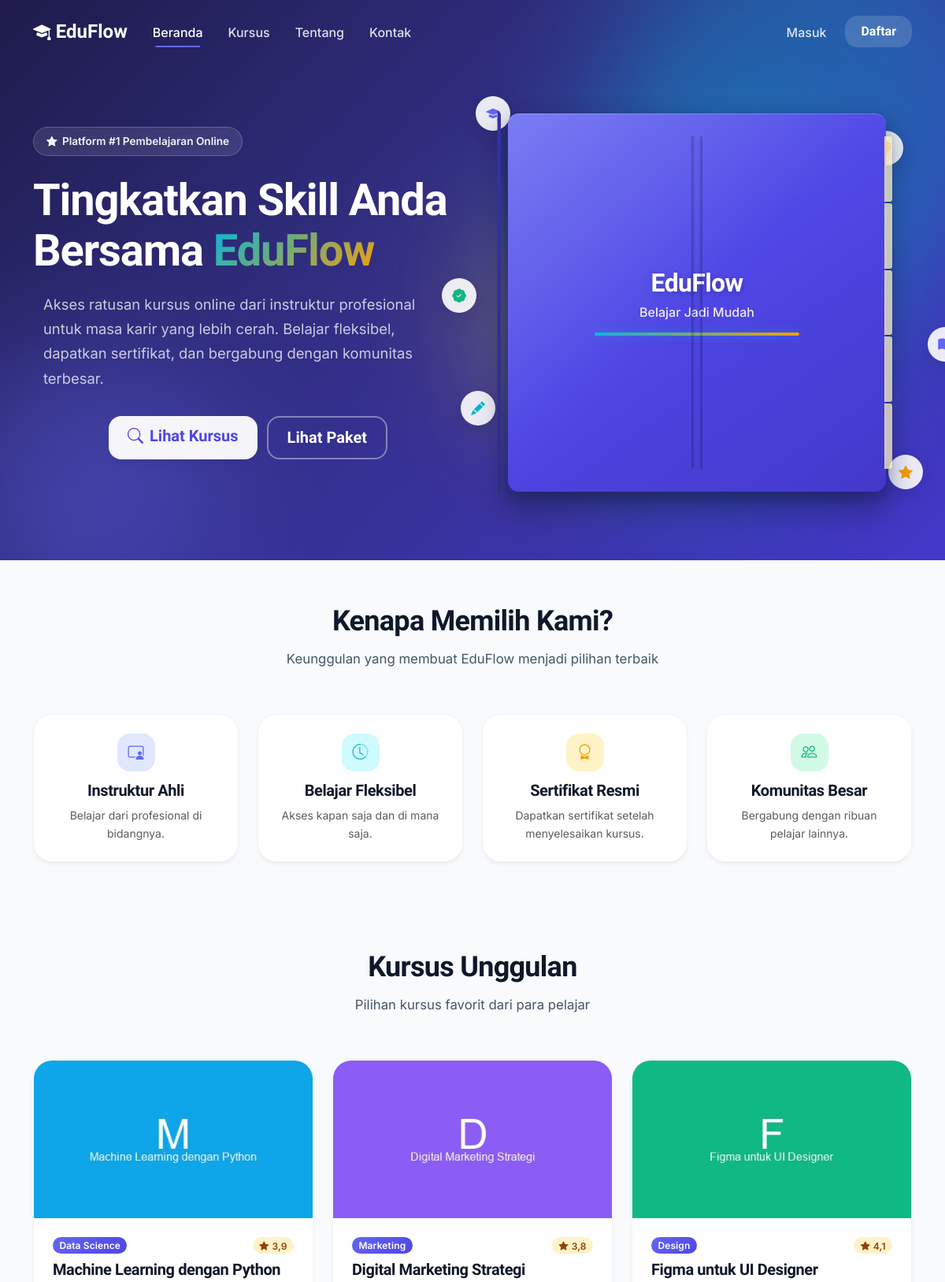
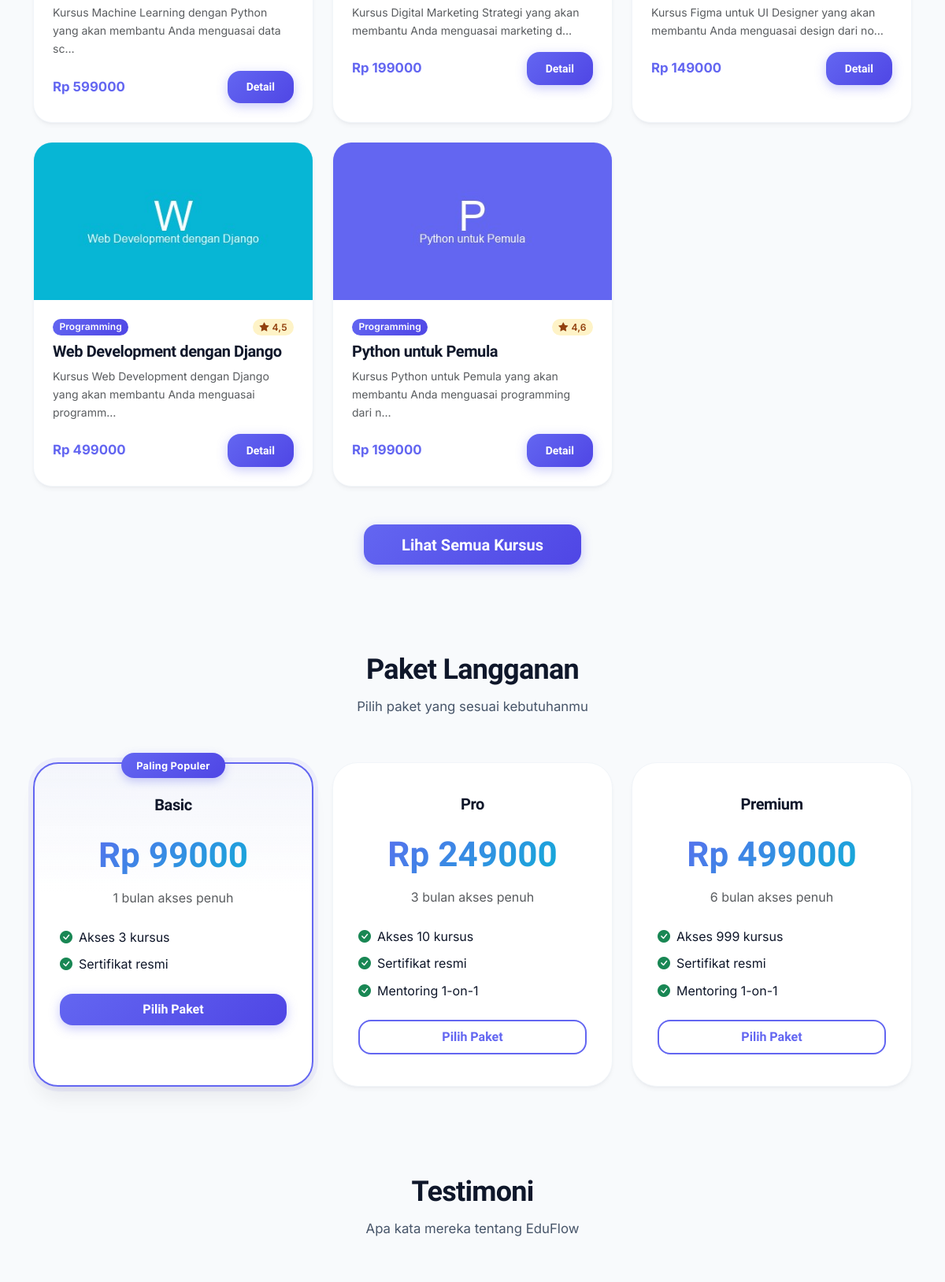
The page / (upper part) on the database its author committed (2 pictures, top to bottom).
### courses/models.py (models this page shows, shortened)
class Course(models.Model):
    LEVEL_CHOICES = [
        ('Pemula', 'Pemula'),
        ('Menengah', 'Menengah'),
        ('Lanjutan', 'Lanjutan'),
    ]
    title = models.CharField(max_length=200)
    slug = models.SlugField(max_length=200, unique=True)
    category = models.ForeignKey(Category, on_delete=models.CASCADE, related_name='courses')
    instructor = models.ForeignKey(Instructor, on_delete=models.CASCADE, related_name='courses')
    short_description = models.TextField()
    description = models.TextField()
    price = models.DecimalField(max_digits=10, decimal_places=2)
    thumbnail = models.ImageField(upload_to='courses/', blank=True, null=True)
    start_date = models.DateField()
    duration_days = models.IntegerField(default=30)
    level = models.CharField(max_length=20, choices=LEVEL_CHOICES, default='Pemula')
    rating = models.FloatField(default=0.0)
    enrolled_count = models.IntegerField(default=0)
    is_featured = models.BooleanField(default=False)
    created_at = models.DateTimeField(auto_now_add=True)
    class Meta:
        ordering = ['-created_at']

class Category(models.Model):
    name = models.CharField(max_length=100, unique=True)
    slug = models.SlugField(max_length=100, unique=True)
    description = models.TextField(blank=True, null=True)
    created_at = models.DateTimeField(auto_now_add=True)
    class Meta:
        verbose_name_plural = "Categories"
        ordering = ['name']

### payments/models.py (models this page shows, shortened)
class SubscriptionPackage(models.Model):
    name = models.CharField(max_length=100)
    slug = models.SlugField(max_length=100, unique=True)
    price = models.DecimalField(max_digits=10, decimal_places=2)
    duration_months = models.IntegerField()
    benefits = models.TextField(help_text="Describe benefits, one per line or JSON")
    max_courses = models.IntegerField(default=5, help_text="Number of courses accessible")
    has_certificate = models.BooleanField(default=False)
    has_mentoring = models.BooleanField(default=False)
    is_active = models.BooleanField(default=True)
    created_at = models.DateTimeField(auto_now_add=True)
    class Meta:
        ordering = ['price']

### core/views.py (the view)
# urls.py: path('', views.home, name='home'),
def home(request):
    featured_courses = Course.objects.filter(is_featured=True)[:6]
    categories = Category.objects.annotate(course_count=Count('courses'))
    packages = SubscriptionPackage.objects.filter(is_active=True)[:3]
    testimonials = [
        {"name": "Andi Prasetyo", "role": "Web Developer", "text": "Kursus di sini sangat membantu karir saya!", "avatar": "https://ui-avatars.com/api/?name=Andi+Prasetyo&background=random"},
        {"name": "Siti Nurhaliza", "role": "UI Designer", "text": "Materi mudah dipahami dan instruktur profesional.", "avatar": "https://ui-avatars.com/api/?name=Siti+Nurhaliza&background=random"},
        {"name": "Budi Santoso", "role": "Digital Marketer", "text": "Investasi terbaik untuk masa depanku.", "avatar": "https://ui-avatars.com/api/?name=Budi+Santoso&background=random"},
    ]
    stats = {
        'courses': Course.objects.count(),
        'instructors': Instructor.objects.count(),
        'students': Enrollment.objects.values('user').distinct().count(),
        'alumni': Enrollment.objects.filter(status='Selesai').values('user').distinct().count(),
    }
    context = {
        'featured_courses': featured_courses,
        'categories': categories,
        'packages': packages,
        'testimonials': testimonials,
        'stats': stats,
    }
    return render(request, 'core/home.html', context)

### core/context_processors.py (called while the page is built)
def current_year(request):
    return {'current_year': datetime.date.today().year}

### templates/core/home.html (shortened to what this page needs)
{% extends 'base.html' %}
{% load static %}
{% block content %}
<section class="hero-section" data-aos="fade-in">
    <div class="hero-blob hero-blob-1"></div>
    <div class="hero-blob hero-blob-3"></div>
    <div class="container">
        <div class="row align-items-center">
            <div class="col-lg-6 hero-content">
                <div class="hero-badge">
                    <i class="bi bi-star-fill"></i> Platform #1 Pembelajaran Online
                </div>
                <h1 class="hero-title">
                    Tingkatkan Skill Anda<br>Bersama <span>EduFlow</span>
                </h1>
                <p class="hero-desc">
                    Akses ratusan kursus online dari instruktur profesional untuk masa karir yang lebih cerah. Belajar fleksibel, dapatkan sertifikat, dan bergabung dengan komunitas terbesar.
                </p>
                <div class="hero-actions">
                    <a href="{% url 'course_list' %}" class="btn btn-light-custom btn-lg px-4">
                        <i class="bi bi-search me-2"></i>Lihat Kursus
                    </a>
                    <a href="{% url 'package_list' %}" class="btn btn-outline-light-custom btn-lg px-4">
                        Lihat Paket
                    </a>
                </div>
            </div>
            <div class="col-lg-6 hero-img-wrapper text-center">
                <div class="book-3d-wrapper" id="book3d" aria-label="Ilustrasi buku 3D interaktif">
                    <div class="book-3d-glow"></div>
                    <div class="book-3d">
                        <div class="book-3d-cover">
                            <div class="book-3d-spine"></div>
                            <div class="book-3d-front">
                                <div class="book-3d-title">EduFlow</div>
                                <div class="book-3d-subtitle">Belajar Jadi Mudah</div>
                                <div class="book-3d-accent-line"></div>
                            </div>
                            <div class="book-3d-back"></div>
                        </div>
                        <div class="book-3d-spread">
                            <div class="book-3d-page-left"></div>
                            <div class="book-3d-page-right"></div>
                            <div class="book-3d-gutter"></div>
                        </div>
                        <div class="book-3d-edge-stack">
                            <span></span><span></span><span></span><span></span><span></span>
                        </div>
                    </div>
                    <div class="book-3d-float-icons">
                        <div class="float-icon icon-1"><i class="bi bi-mortarboard-fill"></i></div>
                        <div class="float-icon icon-2"><i class="bi bi-lightbulb-fill"></i></div>
                        <div class="float-icon icon-3"><i class="bi bi-pencil-fill"></i></div>
                        <div class="float-icon icon-4"><i class="bi bi-star-fill"></i></div>
                        <div class="float-icon icon-5"><i class="bi bi-patch-check-fill"></i></div>
                        <div class="float-icon icon-6"><i class="bi bi-book-half"></i></div>
                    </div>
                </div>
            </div>
        </div>
    </div>
</section>
<section class="section-py">
    <div class="container">
        <div class="section-header" data-aos="fade-up">
            <h2>Kenapa Memilih Kami?</h2>
            <p>Keunggulan yang membuat EduFlow menjadi pilihan terbaik</p>
        </div>
        <div class="row g-4">
            <div class="col-md-3" data-aos="fade-up" data-aos-delay="0">
                <div class="text-center p-4 card-custom h-100">
                    <div class="stat-icon" style="background: var(--ef-primary-soft); color: var(--ef-primary);">
                        <i class="bi bi-person-video3"></i>
                    </div>
                    <h5 class="fw-bold mb-2">Instruktur Ahli</h5>
                    <p class="text-muted mb-0 small">Belajar dari profesional di bidangnya.</p>
                </div>
            </div>
            <div class="col-md-3" data-aos="fade-up" data-aos-delay="100">
                <div class="text-center p-4 card-custom h-100">
                    <div class="stat-icon" style="background: #cffafe; color: var(--ef-secondary);">
                        <i class="bi bi-clock-history"></i>
                    </div>
                    <h5 class="fw-bold mb-2">Belajar Fleksibel</h5>
                    <p class="text-muted mb-0 small">Akses kapan saja dan di mana saja.</p>
                </div>
            </div>
            <div class="col-md-3" data-aos="fade-up" data-aos-delay="200">
                <div class="text-center p-4 card-custom h-100">
                    <div class="stat-icon" style="background: #fef3c7; color: var(--ef-accent);">
                        <i class="bi bi-award"></i>
                    </div>
                    <h5 class="fw-bold mb-2">Sertifikat Resmi</h5>
                    <p class="text-muted mb-0 small">Dapatkan sertifikat setelah menyelesaikan kursus.</p>
                </div>
            </div>
            <div class="col-md-3" data-aos="fade-up" data-aos-delay="300">
                <div class="text-center p-4 card-custom h-100">
                    <div class="stat-icon" style="background: #d1fae5; color: var(--ef-success);">
                        <i class="bi bi-people"></i>
                    </div>
                    <h5 class="fw-bold mb-2">Komunitas Besar</h5>
                    <p class="text-muted mb-0 small">Bergabung dengan ribuan pelajar lainnya.</p>
                </div>
            </div>
        </div>
    </div>
</section>
<section class="section-py" style="background: var(--ef-bg);">
    <div class="container">
        <div class="section-header" data-aos="fade-up">
            <h2>Kursus Unggulan</h2>
            <p>Pilihan kursus favorit dari para pelajar</p>
        </div>
        <div class="row g-4">
            {% for course in featured_courses %}
            <div class="col-md-4 col-sm-6" data-aos="fade-up" data-aos-delay="{{ forloop.counter0|add:forloop.counter0|floatformat:0 }}0">
                <div class="card-custom h-100">
                    <div class="card-img-wrapper">
                        {% if course.thumbnail %}
                        <img src="{{ course.thumbnail.url }}" alt="{{ course.title }}" class="card-img-top" style="height: 200px; object-fit: cover;">
                        {% else %}
                        <div class="card-img-top d-flex align-items-center justify-content-center" style="height: 200px; background: linear-gradient(135deg, #e0e7ff, #c7d2fe);">
                            <i class="bi bi-image text-white fs-1"></i>
                        </div>
                        {% endif %}
                    </div>
                    <div class="card-body d-flex flex-column p-4">
                        <div class="d-flex justify-content-between align-items-start mb-2">
                            <span class="badge badge-gradient-primary">{{ course.category.name }}</span>
                            <span class="badge" style="background: #fef3c7; color: #92400e;"><i class="bi bi-star-fill me-1"></i>{{ course.rating|floatformat:1 }}</span>
                        </div>
                        <h5 class="card-title mb-2">{{ course.title }}</h5>
                        <p class="card-text text-muted small mb-3">{{ course.short_description|truncatechars:80 }}</p>
                        <div class="mt-auto d-flex justify-content-between align-items-center">
                            <span class="fw-bold" style="color: var(--ef-primary); font-size: 1.05rem;">Rp {{ course.price|floatformat:0 }}</span>
                            <a href="{% url 'course_detail' course.slug %}" class="btn btn-primary btn-sm">Detail</a>
                        </div>
                    </div>
                </div>
            </div>
            {% empty %}
            <div class="col-12 text-center py-5" data-aos="fade-up">
                <p class="text-muted">Belum ada kursus unggulan.</p>
            </div>
            {% endfor %}
        </div>
        <div class="text-center mt-5" data-aos="fade-up">
            <a href="{% url 'course_list' %}" class="btn btn-primary btn-lg px-5">Lihat Semua Kursus</a>
        </div>
    </div>
</section>
<section class="section-py">
    <div class="container">
        <div class="section-header" data-aos="fade-up">
            <h2>Paket Langganan</h2>
            <p>Pilih paket yang sesuai kebutuhanmu</p>
        </div>
        <div class="row g-4 justify-content-center">
            {% for package in packages %}
            <div class="col-md-4" data-aos="fade-up" data-aos-delay="{{ forloop.counter0|floatformat:0 }}0">
                <div class="pricing-card {% if forloop.first %}featured{% endif %} h-100">
                    {% if forloop.first %}
                    <div class="pricing-badge">Paling Populer</div>
                    {% endif %}
                    <h5 class="fw-bold mb-3">{{ package.name }}</h5>
                    <div class="pricing-price">Rp {{ package.price|floatformat:0 }}</div>
                    <p class="text-muted mb-4">{{ package.duration_months }} bulan akses penuh</p>
                    <ul class="list-unstyled text-start mb-4">
                        <li class="mb-2"><i class="bi bi-check-circle-fill text-success me-2"></i>Akses {{ package.max_courses }} kursus</li>
                        {% if package.has_certificate %}
                        <li class="mb-2"><i class="bi bi-check-circle-fill text-success me-2"></i>Sertifikat resmi</li>
                        {% endif %}
                        {% if package.has_mentoring %}
                        <li class="mb-2"><i class="bi bi-check-circle-fill text-success me-2"></i>Mentoring 1-on-1</li>
                        {% endif %}
                    </ul>
                    <a href="{% url 'purchase_confirm' package.pk %}" class="btn {% if forloop.first %}btn-primary{% else %}btn-outline-primary{% endif %} w-100 py-2">
                        Pilih Paket
                    </a>
                </div>
            </div>
            {% empty %}
            <div class="col-12 text-center py-5" data-aos="fade-up">
                <p class="text-muted">Belum ada paket tersedia.</p>
            </div>
            {% endfor %}
        </div>
    </div>
</section>
<section class="section-py" style="background: var(--ef-bg);">
    <div class="container">
        <div class="section-header" data-aos="fade-up">
            <h2>Testimoni</h2>
            <p>Apa kata mereka tentang EduFlow</p>
        </div>
        <div class="row g-4">
        </div>
    </div>
</section>
{% endblock %}

### rows shown on the page
Course: thumbnail (picture), category.name "Data Science", rating "3,9", title "Machine Learning dengan Python", short_description "Kursus Machine Learning dengan Python yang akan membantu Anda menguasai data sc…", price "599000"
Course: thumbnail (picture), category.name "Marketing", rating "3,8", title "Digital Marketing Strategi", short_description "Kursus Digital Marketing Strategi yang akan membantu Anda menguasai marketing d…", price "199000"
Course: thumbnail (picture), category.name "Design", rating "4,1", title "Figma untuk UI Designer", short_description "Kursus Figma untuk UI Designer yang akan membantu Anda menguasai design dari no…", price "149000"
Course: thumbnail (picture), category.name "Programming", rating "4,5", title "Web Development dengan Django", short_description "Kursus Web Development dengan Django yang akan membantu Anda menguasai programm…", price "499000"
Course: thumbnail (picture), category.name "Programming", rating "4,6", title "Python untuk Pemula", short_description "Kursus Python untuk Pemula yang akan membantu Anda menguasai programming dari n…", price "199000"
SubscriptionPackage: shows "Paling Populer", name "Basic", price "99000", duration_months "1", max_courses "3", has_certificate True (drawn)
SubscriptionPackage: name "Pro", price "249000", duration_months "3", max_courses "10", has_certificate True (drawn), has_mentoring True (drawn)
SubscriptionPackage: name "Premium", price "499000", duration_months "6", max_courses "999", has_certificate True (drawn), has_mentoring True (drawn)
